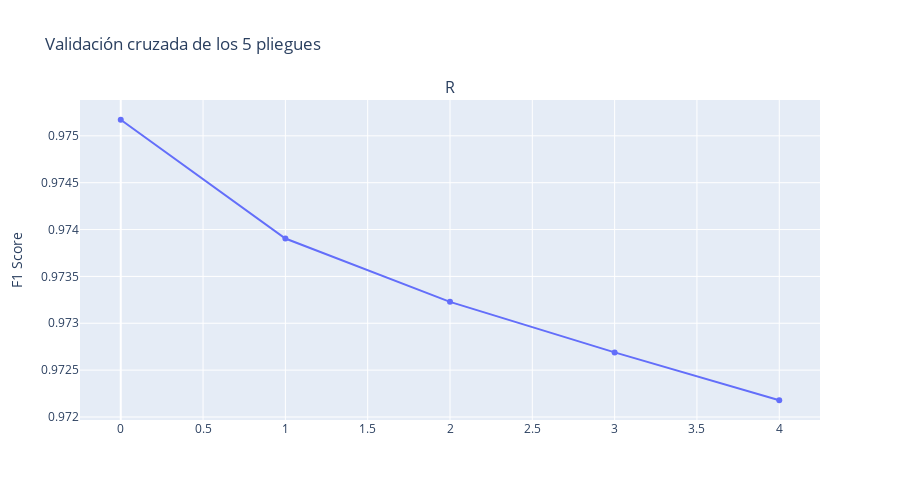

The notebook cell this image was saved under:
### Code cell
x_train, x_test, y_train, y_test = train_test_split(x, y, test_size=0.2, random_state=42)

random_forest = Pipeline(steps =[ ('scale',StandardScaler()), ("RF",RandomForestClassifier(random_state=42)) ])

random_forest.fit(x_train, y_train)


# Serializo el modelo con pickle
with open("../model/random_forest_model.pkl", "wb") as f:
    pickle.dump(random_forest, f)

# Hacer predicciones en el conjunto de datos de prueba
random_forest_prediction = random_forest.predict(x_test)

f1_cross_val_scores = cross_val_score(random_forest,x_train,y_train,cv=5,scoring='f1')

fig = make_subplots(rows=1, cols=1,shared_xaxes=True,subplot_titles=('Random Forest score'))
fig.add_trace(
    go.Scatter(x=list(range(0,len(f1_cross_val_scores))),y=f1_cross_val_scores,name='Random Forest'),
    row=1, col=1
)

fig.update_layout(height=500, width=900, title_text="Validación cruzada de los 5 pliegues")
fig.update_yaxes(title_text="F1 Score")
fig.show()

### Figure 1 — Plotly figure (JSON) as saved in the notebook; plotly's stock layout.template omitted (floating-point values rounded to 4 significant figures)
{"data": [{"name": "Random Forest", "type": "scatter", "x": [0, 1, 2, 3, 4], "xaxis": "x", "y": [0.9752, 0.9739, 0.9732, 0.9727, 0.9722], "yaxis": "y"}], "layout": {"annotations": [{"font": {"size": 16}, "showarrow": false, "text": "R", "x": 0.5, "xanchor": "center", "xref": "paper", "y": 1, "yanchor": "bottom", "yref": "paper"}], "height": 500, "title": {"text": "Validación cruzada de los 5 pliegues"}, "width": 900, "xaxis": {"anchor": "y", "domain": [0, 1]}, "yaxis": {"anchor": "x", "domain": [0, 1], "title": {"text": "F1 Score"}}}}
